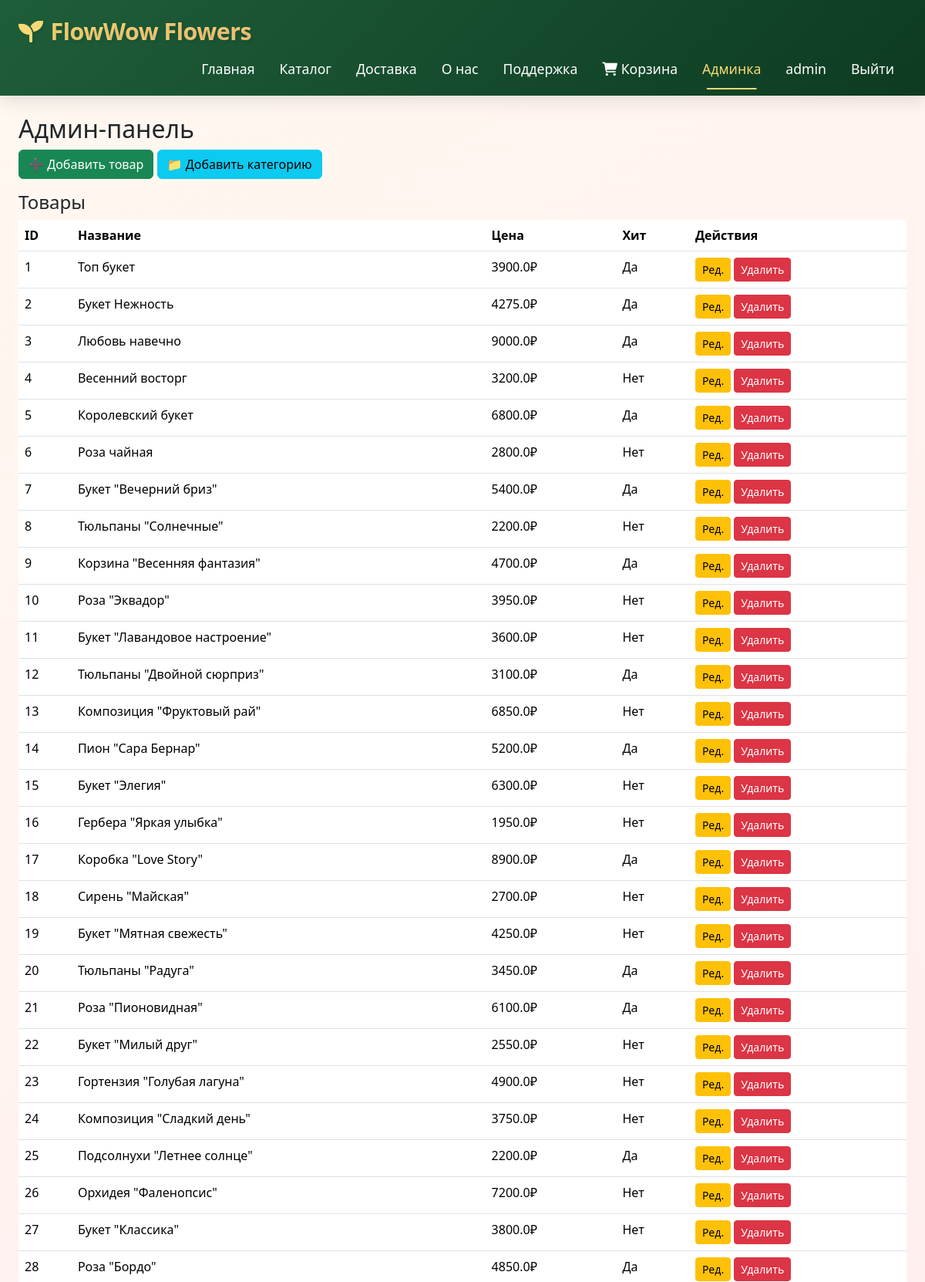
The page /admin/ (signed in, upper part) on the database its author committed.
### app.py (models this page shows)
class User(UserMixin, db.Model):
    id = db.Column(db.Integer, primary_key=True)
    username = db.Column(db.String(80), unique=True, nullable=False)
    email = db.Column(db.String(120), unique=True, nullable=False)
    password_hash = db.Column(db.String(256), nullable=False)
    role = db.Column(db.String(20), default='user')
    phone = db.Column(db.String(20))
    address = db.Column(db.Text)
    created_at = db.Column(db.DateTime, default=datetime.utcnow)

class Product(db.Model):
    id = db.Column(db.Integer, primary_key=True)
    name = db.Column(db.String(150), nullable=False)
    category_id = db.Column(db.Integer, db.ForeignKey('category.id'))
    price = db.Column(db.Float, nullable=False)
    old_price = db.Column(db.Float)
    description = db.Column(db.Text)
    image_filename = db.Column(db.String(200), default='default.jpg')
    stock = db.Column(db.Integer, default=0)
    is_active = db.Column(db.Boolean, default=True)
    is_hit = db.Column(db.Boolean, default=False)
    rating = db.Column(db.Float, default=4.8)
    rating_count = db.Column(db.Integer, default=100)
    created_at = db.Column(db.DateTime, default=datetime.utcnow)
    category = db.relationship('Category', backref='products')

### app.py (the view)
@app.route('/admin/')
@login_required
@admin_required
def admin_dashboard():
    products = Product.query.all()
    categories = Category.query.all()
    return render_template('admin/dashboard.html', products=products, categories=categories)

### app.py (called while the page is built)
@login_manager.user_loader
def load_user(user_id):
    return User.query.get(int(user_id))

def admin_required(f):
    from functools import wraps
    @wraps(f)
    def decorated(*args, **kwargs):
        if not current_user.is_authenticated or current_user.role != 'admin':
            flash('Доступ запрещён', 'danger')
            return redirect(url_for('index'))
        return f(*args, **kwargs)
    return decorated

### templates/admin/dashboard.html (shortened to what this page needs)
{% extends 'base.html' %}
{% block content %}
<h2>Админ-панель</h2>
<a href="/admin/product/add" class="btn btn-success mb-3">➕ Добавить товар</a>
<a href="/admin/category/add" class="btn btn-info mb-3">📁 Добавить категорию</a>
<h4>Товары</h4>
<table class="table"><thead><tr><th>ID</th><th>Название</th><th>Цена</th><th>Хит</th><th>Действия</th></tr></thead><tbody>{% for p in products %}<tr><td>{{ p.id }}</td><td>{{ p.name }}</td><td>{{ p.price }}₽</td><td>{{ "Да" if p.is_hit else "Нет" }}</td><td><a href="/admin/product/edit/{{ p.id }}" class="btn btn-sm btn-warning">Ред.</a> <a href="/admin/product/delete/{{ p.id }}" class="btn btn-sm btn-danger">Удалить</a></td></tr>{% endfor %}</tbody></table>
{% endblock %}

### templates/base.html (shortened to what this page needs)
<!DOCTYPE html>
<html lang="ru">
<head>
    <link href="https://cdn.jsdelivr.net/npm/bootstrap@5.3.2/dist/css/bootstrap.min.css" rel="stylesheet">
    <link rel="stylesheet" href="https://cdnjs.cloudflare.com/ajax/libs/font-awesome/6.0.0-beta3/css/all.min.css">
</head>
<body>
    <nav class="navbar navbar-expand-lg navbar-dark sticky-top">
        <div class="container-fluid-custom">
            <a class="navbar-brand" href="/">
                <i class="fas fa-seedling"></i>
            </a>
            <div class="collapse navbar-collapse" id="navbarNav">
                <ul class="navbar-nav ms-auto">
                    <li class="nav-item"><a class="nav-link" href="/">Главная</a></li>
                    <li class="nav-item"><a class="nav-link" href="/catalog/">Каталог</a></li>
                    <li class="nav-item"><a class="nav-link" href="/delivery">Доставка</a></li>
                    <li class="nav-item"><a class="nav-link" href="/about">О нас</a></li>
                    <li class="nav-item"><a class="nav-link" href="/support">Поддержка</a></li>
                    <li class="nav-item"><a class="nav-link" href="/cart/"><i class="fas fa-shopping-cart"></i> Корзина</a></li>
                    {% if current_user.is_authenticated %}
                        {% if current_user.role == 'admin' %}
                        <li class="nav-item"><a class="nav-link" href="/admin/">Админка</a></li>
                        {% endif %}
                        <li class="nav-item"><a class="nav-link" href="#">{{ current_user.username }}</a></li>
                        <li class="nav-item"><a class="nav-link" href="/logout">Выйти</a></li>
                    {% else %}
                        <li class="nav-item"><a class="nav-link" href="/login">Вход</a></li>
                        <li class="nav-item"><a class="nav-link" href="/register">Регистрация</a></li>
                    {% endif %}
                </ul>
            </div>
        </div>
    </nav>
    <div class="main-content">
        <div class="container-fluid-custom mt-4">
            {% block content %}{% endblock %}
        </div>
    </div>
</body>
</html>

### templates/base.html (style rules this page uses)
* { margin: 0; padding: 0; box-sizing: border-box; }
body { background: linear-gradient(145deg, #fff8f0 0%, #ffe6f0 100%); font-family: 'Segoe UI', 'Poppins', system-ui, sans-serif; display: flex; flex-direction: column; min-height: 100vh; }
.main-content { flex: 1; }
.container-fluid-custom { width: 100%; max-width: 1600px; margin: 0 auto; padding: 0 24px; }
.navbar { background: linear-gradient(135deg, #1f5e3a, #0d3b21); padding: 0.8rem 0; box-shadow: 0 8px 20px rgba(0,0,0,0.1); animation: slideDown 0.6s ease-out; }
.navbar-brand { display: flex; align-items: center; gap: 10px; font-size: 1.9rem; font-weight: 800; letter-spacing: -0.5px; background: linear-gradient(45deg, #f9d976, #f39f86); -webkit-background-clip: text; background-clip: text; color: transparent; text-shadow: 2px 2px 4px rgba(0,0,0,0.1); transition: transform 0.2s; }
.navbar-brand i { font-size: 2rem; color: #f9d976; background: none; animation: pulse 2s infinite; }
.nav-link { font-size: 1.1rem; font-weight: 500; margin: 0 8px; transition: 0.2s; position: relative; color: #fff !important; }
.nav-link::after { content: ''; position: absolute; bottom: -5px; left: 50%; width: 0; height: 2px; background: #f9d976; transition: 0.3s; transform: translateX(-50%); border-radius: 2px; }
.nav-link.active { color: #f9d976 !important; }
.nav-link.active::after { width: 70%; }

### rows shown on the page
User: username "admin"
Product: id "1", name "Топ букет", price "3900.0", is_hit "Да"
Product: id "2", name "Букет Нежность", price "4275.0", is_hit "Да"
Product: id "3", name "Любовь навечно", price "9000.0", is_hit "Да"
Product: id "4", name "Весенний восторг", price "3200.0", is_hit "Нет"
Product: id "5", name "Королевский букет", price "6800.0", is_hit "Да"
Product: id "6", name "Роза чайная", price "2800.0", is_hit "Нет"
Product: id "7", name "Букет \"Вечерний бриз\"", price "5400.0", is_hit "Да"
Product: id "8", name "Тюльпаны \"Солнечные\"", price "2200.0", is_hit "Нет"
Product: id "9", name "Корзина \"Весенняя фантазия\"", price "4700.0", is_hit "Да"
Product: id "10", name "Роза \"Эквадор\"", price "3950.0", is_hit "Нет"
Product: id "11", name "Букет \"Лавандовое настроение\"", price "3600.0", is_hit "Нет"
Product: id "12", name "Тюльпаны \"Двойной сюрприз\"", price "3100.0", is_hit "Да"
Product: id "13", name "Композиция \"Фруктовый рай\"", price "6850.0", is_hit "Нет"
Product: id "14", name "Пион \"Сара Бернар\"", price "5200.0", is_hit "Да"
Product: id "15", name "Букет \"Элегия\"", price "6300.0", is_hit "Нет"
Product: id "16", name "Гербера \"Яркая улыбка\"", price "1950.0", is_hit "Нет"
Product: id "17", name "Коробка \"Love Story\"", price "8900.0", is_hit "Да"
Product: id "18", name "Сирень \"Майская\"", price "2700.0", is_hit "Нет"
Product: id "19", name "Букет \"Мятная свежесть\"", price "4250.0", is_hit "Нет"
Product: id "20", name "Тюльпаны \"Радуга\"", price "3450.0", is_hit "Да"
Product: id "21", name "Роза \"Пионовидная\"", price "6100.0", is_hit "Да"
Product: id "22", name "Букет \"Милый друг\"", price "2550.0", is_hit "Нет"
Product: id "23", name "Гортензия \"Голубая лагуна\"", price "4900.0", is_hit "Нет"
Product: id "24", name "Композиция \"Сладкий день\"", price "3750.0", is_hit "Нет"
Product: id "25", name "Подсолнухи \"Летнее солнце\"", price "2200.0", is_hit "Да"
Product: id "26", name "Орхидея \"Фаленопсис\"", price "7200.0", is_hit "Нет"
Product: id "27", name "Букет \"Классика\"", price "3800.0", is_hit "Нет"
Product: id "28", name "Роза \"Бордо\"", price "4850.0", is_hit "Да"
